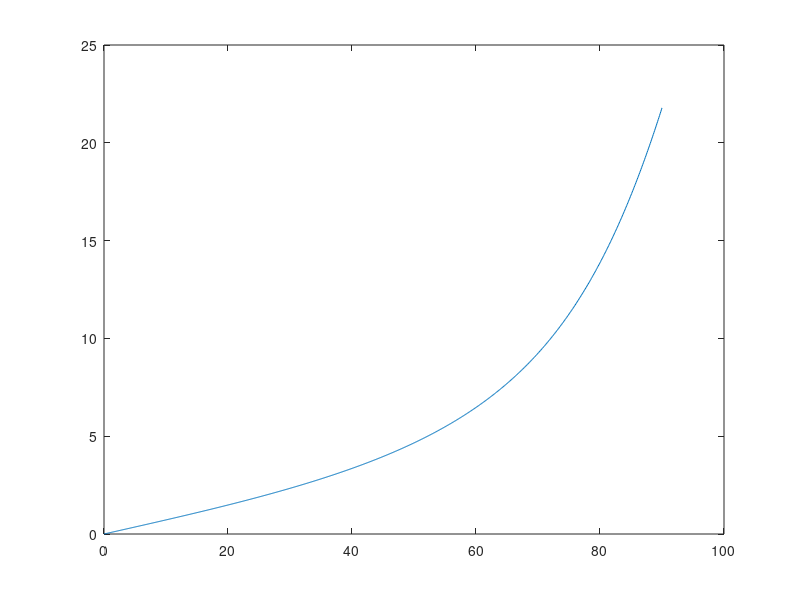

This chart was generated by the following MATLAB code:
close all

na = 1.3;
nb = 1.4;
thetaA = 0:0.1:90;

figure(4)
thetaB = asind(na/nb*sind(thetaA));
psi = thetaA - thetaB;
plot(thetaA,psi)
